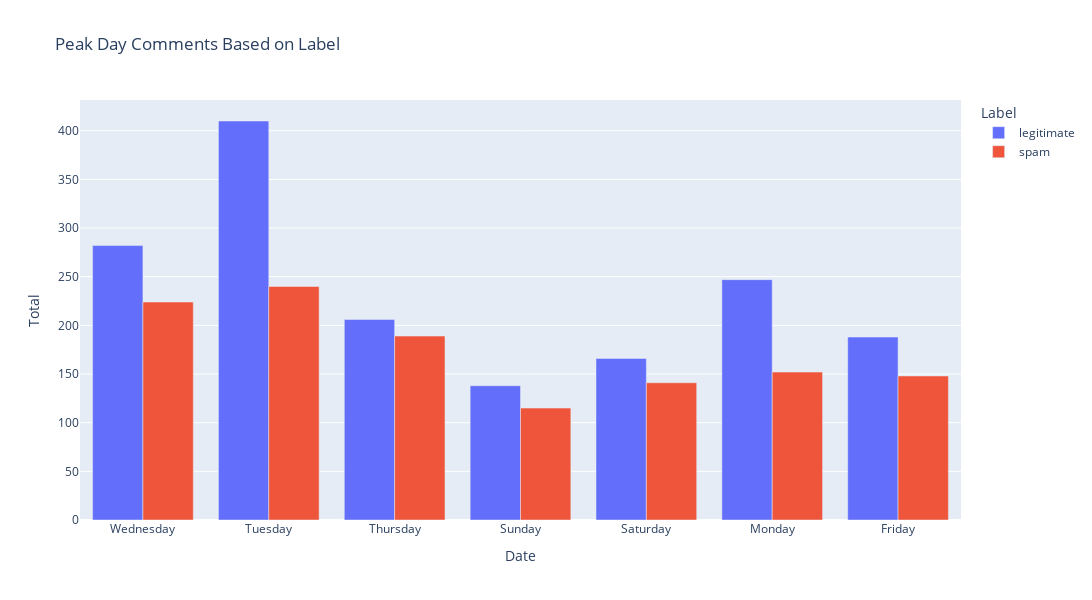

Notebook code for this chart:
### Code cell
LabelDay = LabelDay.rename(columns={'counts':'Total'})
fig2 = px.bar(LabelDay, x='Date', y='Total', 
              color='Label', title = 'Peak Day Comments Based on Label', barmode="group", width=1200, height=600)
fig2.show()

### Figure 1 — Plotly figure (JSON) as saved in the notebook; plotly's stock layout.template omitted (floating-point values rounded to 4 significant figures)
{"data": [{"alignmentgroup": "True", "hovertemplate": "Label=legitimate<br>Date=%{x}<br>Total=%{y}<extra></extra>", "legendgroup": "legitimate", "marker": {"color": "#636efa", "pattern": {"shape": ""}}, "name": "legitimate", "offsetgroup": "legitimate", "orientation": "v", "showlegend": true, "textposition": "auto", "type": "bar", "x": ["Wednesday", "Tuesday", "Thursday", "Sunday", "Saturday", "Monday", "Friday"], "xaxis": "x", "y": [282, 410, 206, 138, 166, 247, 188], "yaxis": "y"}, {"alignmentgroup": "True", "hovertemplate": "Label=spam<br>Date=%{x}<br>Total=%{y}<extra></extra>", "legendgroup": "spam", "marker": {"color": "#EF553B", "pattern": {"shape": ""}}, "name": "spam", "offsetgroup": "spam", "orientation": "v", "showlegend": true, "textposition": "auto", "type": "bar", "x": ["Wednesday", "Tuesday", "Thursday", "Sunday", "Saturday", "Monday", "Friday"], "xaxis": "x", "y": [224, 240, 189, 115, 141, 152, 148], "yaxis": "y"}], "layout": {"barmode": "group", "height": 600, "legend": {"title": {"text": "Label"}, "tracegroupgap": 0}, "title": {"text": "Peak Day Comments Based on Label"}, "width": 1200, "xaxis": {"anchor": "y", "domain": [0, 1], "title": {"text": "Date"}}, "yaxis": {"anchor": "x", "domain": [0, 1], "title": {"text": "Total"}}}}
